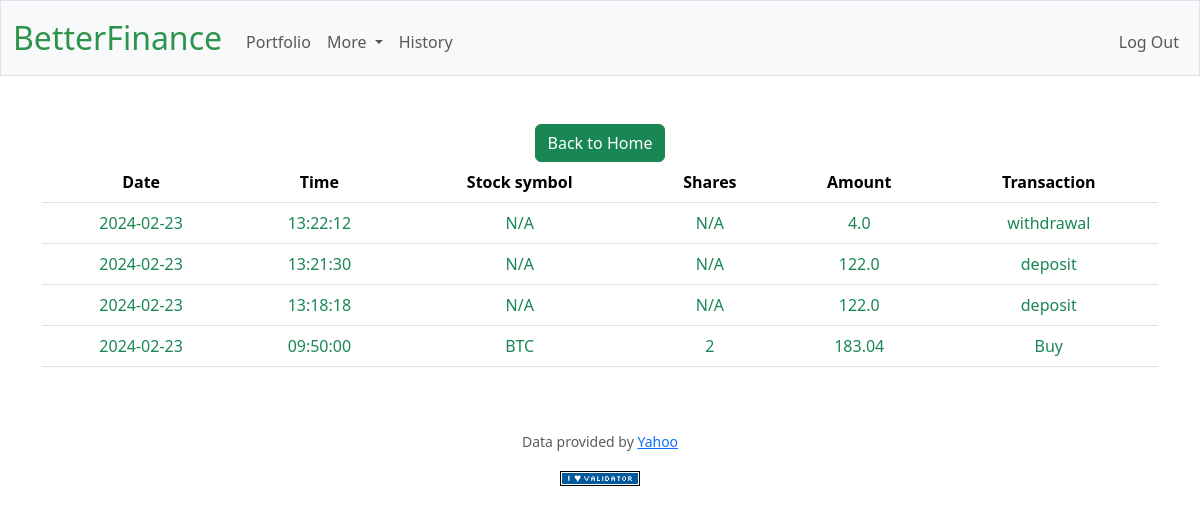
Page /history (signed in) on the earlier database version.
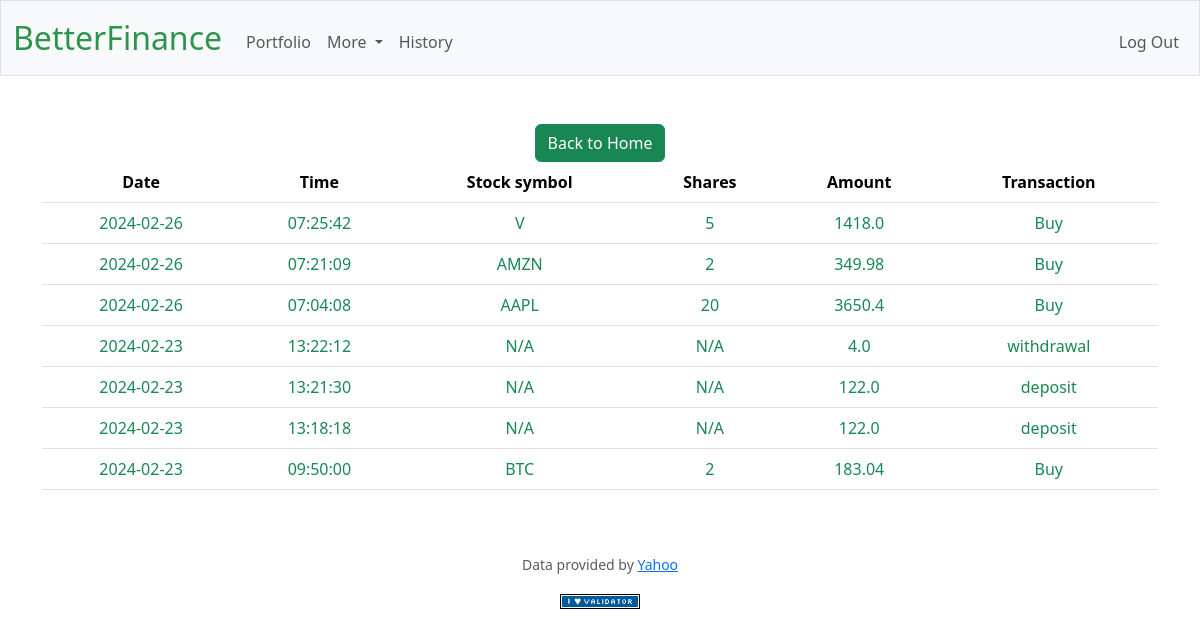
Same page on the later database version.
### tables this page shows
CREATE TABLE transactions (
    user_id INTEGER,
    date DATE,
    time TIME,
    transaction_type TEXT,
    amount REAL, symbol TEXT, shares INTEGER,
    FOREIGN KEY (user_id) REFERENCES users(id)
);

### app.py (the view)
@app.route("/history")
@login_required
def history():
    user_id = session.get("user_id")
    history=db.execute("SELECT * FROM transactions WHERE user_id=? ORDER BY date DESC,time DESC",user_id)
    return render_template('history.html',history=history)

### app.py (called while the page is built)
@app.after_request
def after_request(response):
    response.headers["Cache-Control"] = "no-cache, no-store, must-revalidate"
    response.headers["Expires"] = 0
    response.headers["Pragma"] = "no-cache"
    return response

### helpers.py (called while the page is built)
def login_required(f):
    @wraps(f)
    def decorated_function(*args, **kwargs):
        if session.get("user_id") is None:
            return redirect("/login")
        return f(*args, **kwargs)
    return decorated_function

### templates/history.html (shortened to what this page needs)
{% extends "layout.html" %}
{% block main %}
<a href="/" type="button" class="btn btn-success">Back to Home</a>
<div class="table-responsive">
  <table class="table">
      <thead>
          <tr>
              <th scope="col">Date</th>
              <th scope="col">Time</th>
              <th scope="col">Stock symbol</th>
              <th scope="col">Shares</th>
              <th scope="col">Amount</th>
              <th scope="col">Transaction</th>
          </tr>
      </thead>
      <tbody>
          {% for i in history %}
          <tr>
              <td class="text-success">{{i["date"]}}</td>
              <td class="text-success">{{i["time"]}}</td>
              <td class="text-success">{{i["symbol"]}}</td>
              <td class="text-success">{{i["shares"]}}</td>
              <td class="text-success">{{i["amount"]}}</td>
              <td class="text-success">{{i["transaction_type"]}}</td>
          </tr>
          {% endfor %}
      </tbody>
  </table>
</div>
{% endblock %}

### templates/layout.html (shortened to what this page needs)
<!DOCTYPE html>
<html lang="en">
    <head>
        <link href="https://cdn.jsdelivr.net/npm/bootstrap@5.3.2/dist/css/bootstrap.min.css" rel="stylesheet">
        <link href="/static/styles.css" rel="stylesheet">
    </head>
    <body>
        <nav class="bg-light border navbar navbar-expand-md navbar-light">
            <div class="container-fluid">
                <a class="navbar-brand" href="/"><span class="green">B</span><span class="green">e</span><span class="green">t</span><span class="green">t</span><span class="green">e</span><span class="green">r</span><span class="green">Finance</span></a>
                <div class="collapse navbar-collapse" id="navbar">
                    {% if session["user_id"] %}
                    <ul class="navbar-nav me-auto mt-2">
                        <li class="nav-item"><a class="nav-link" href="/">Portfolio</a></li>
                        <li class="nav-item dropdown">
                            <a class="nav-link dropdown-toggle" href="#" id="MoreDropdown" role="button" data-bs-toggle="dropdown" aria-expanded="false">
                                More
                            </a>
                        </li>
                        <li class="nav-item"><a class="nav-link" href="/history">History</a></li>
                    </ul>
                        <ul class="navbar-nav ms-auto mt-2">
                            <li class="nav-item"><a class="nav-link" href="/logout">Log Out</a></li>
                        </ul>
                    {% else %}
                        <ul class="navbar-nav ms-auto mt-2">
                            <li class="nav-item"><a class="nav-link" href="/register">Register</a></li>
                            <li class="nav-item"><a class="nav-link" href="/login">Log In</a></li>
                        </ul>
                    {% endif %}
                </div>
            </div>
        </nav>
        <main class="container py-5 text-center">
            {% block main %}{% endblock %}
        </main>
        <footer class="mb-5">
            <p class="mb-3 small text-center text-muted">
                Data provided by <a href="https://finance.yahoo.com/">Yahoo</a>
            </p>
            <form action="https://validator.w3.org/check" class="text-center" enctype="multipart/form-data" method="post" target="_blank">
                <input alt="Validate" src="/static/I_heart_validator.png" type="image">
            </form>
        </footer>
    </body>
</html>

### static/styles.css (style rules this page uses)
nav .navbar-brand { font-size: xx-large; }
nav .navbar-brand .green { color: #2e944b; }

Differences in the rows shown:
added transactions: date "2024-02-26", time "07:25:42", symbol "V", shares "5", amount "1418.0", transaction_type "Buy"
added transactions: date "2024-02-26", time "07:21:09", symbol "AMZN", shares "2", amount "349.98", transaction_type "Buy"
added transactions: date "2024-02-26", time "07:04:08", symbol "AAPL", shares "20", amount "3650.4", transaction_type "Buy"
